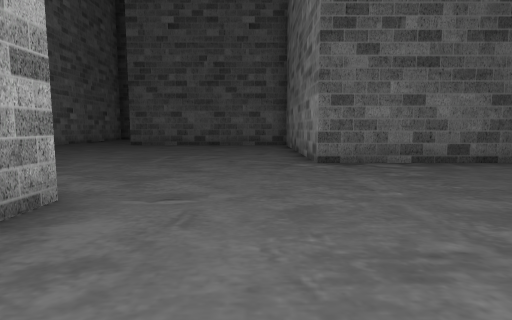
View 1 (above)

24 first-person views from a walk through a scene from a Unity 3-D project. The camera is 1.3 m above the floor, tilts 6° down and sees 80° across. The floor is counted in squares, 1.8 m on a side. Each view is taken from the middle of a square. On the plan, view 1 faces up. The plan holds only what a view shows up to about 10 squares ahead; the rest is blank. The place goes on beyond the plan. The player is left out.

View 2
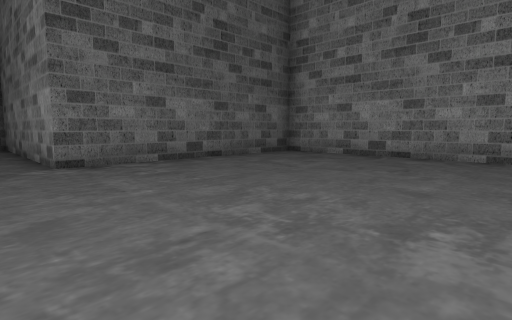

View 3
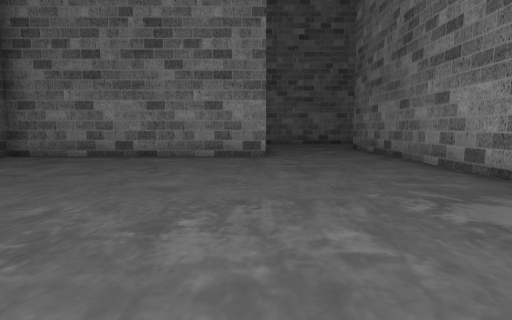

View 4
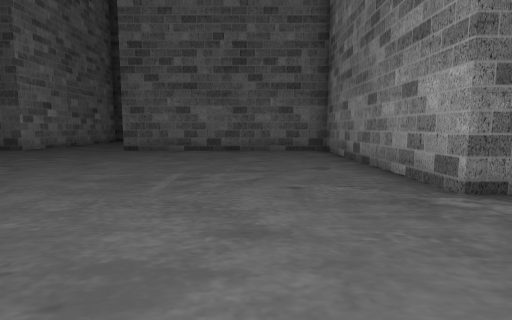

View 5
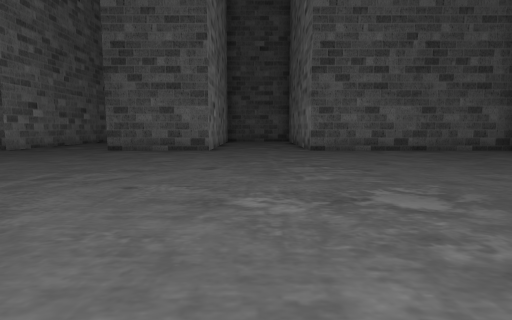

View 6
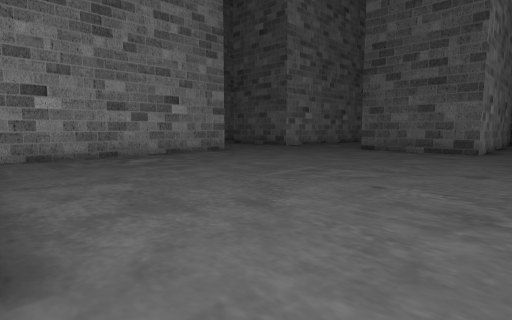

View 7
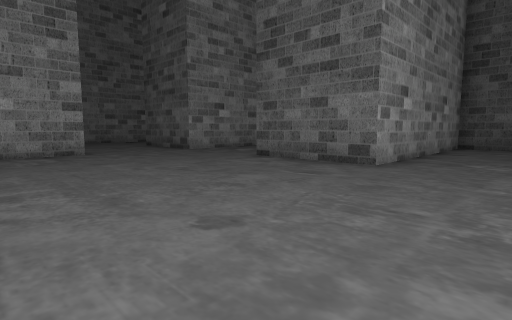

View 8
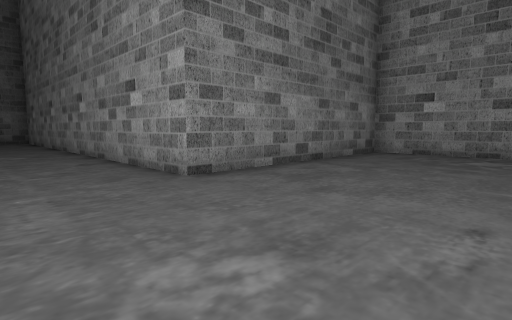

View 9
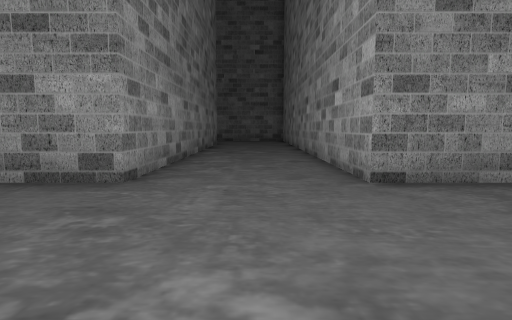

View 10
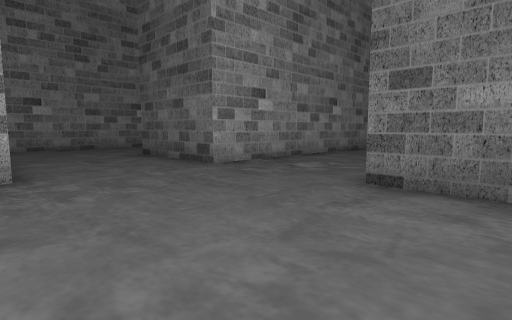

View 11
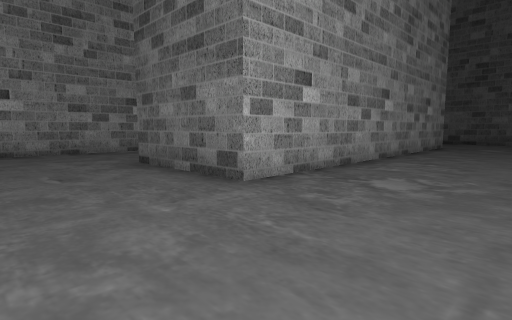

View 12
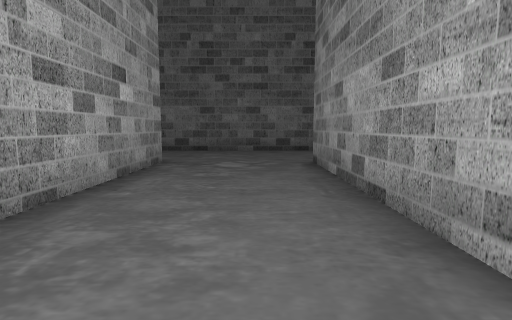

View 13
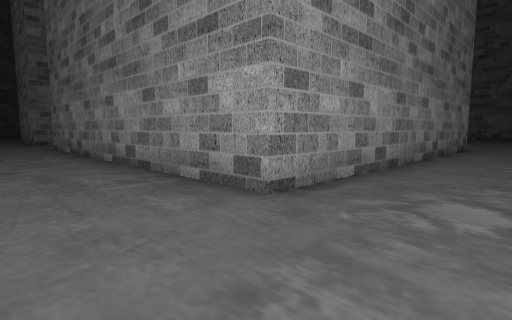

View 14
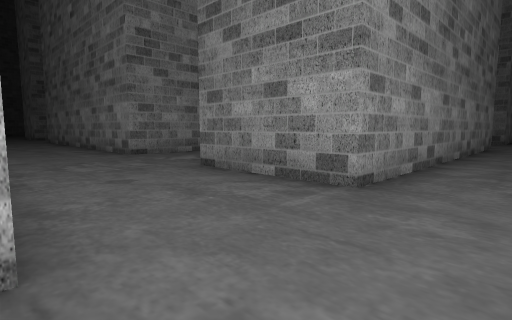

View 15
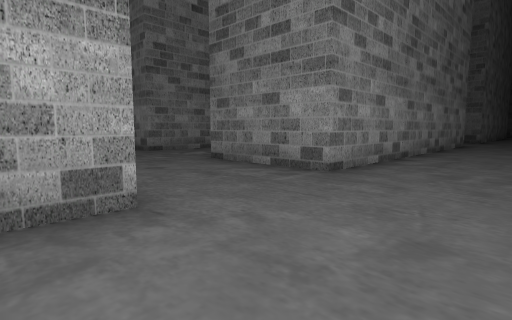

View 16
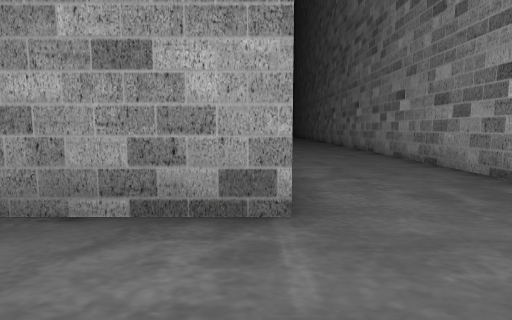

View 17
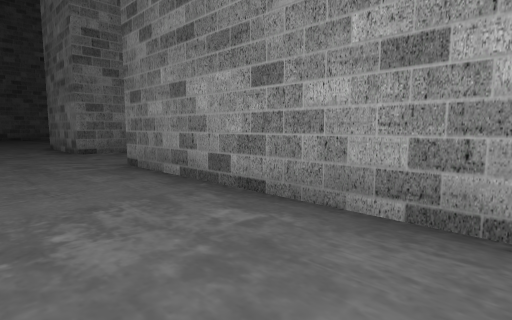

View 18
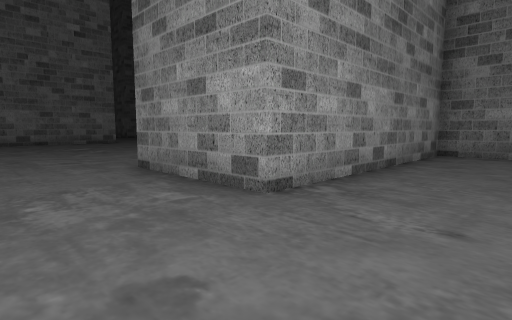

View 19
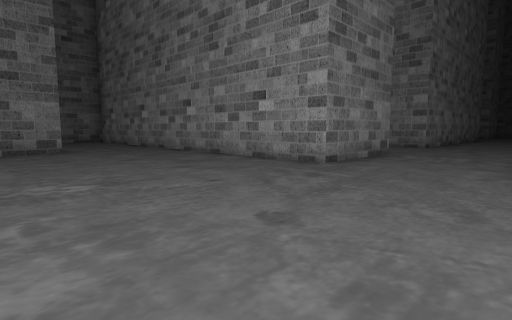

View 20
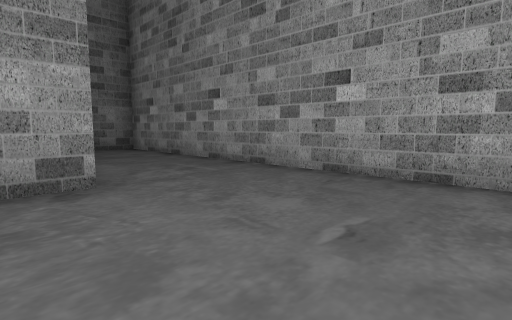

View 21
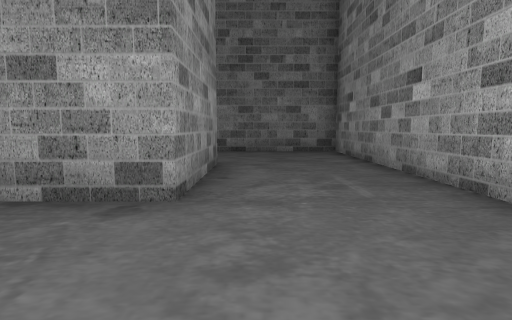

View 22
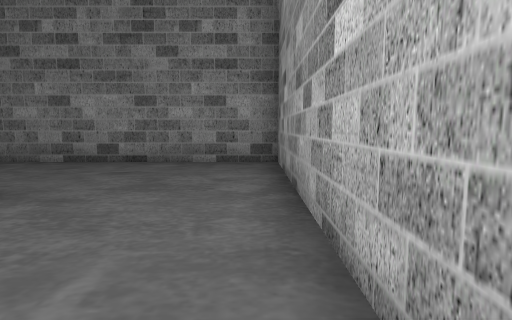

View 23
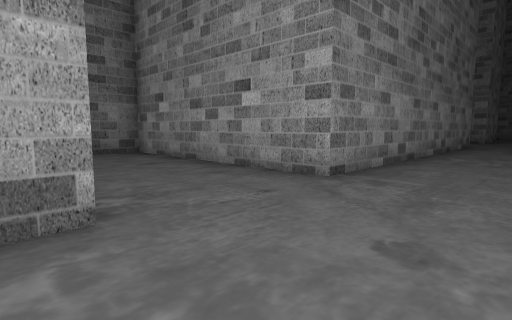

View 24
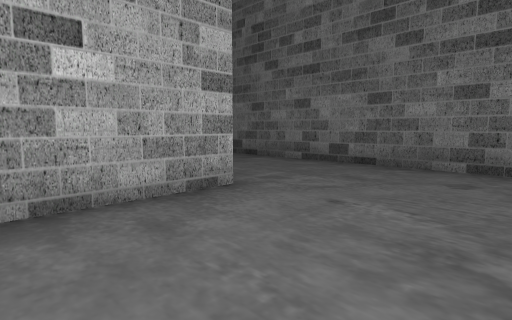

### Floor plan
Points are (right, up) in squares from view 1. A wall is a line through its corners. A room is listed if a view was taken in it or the views show most of it. See-through windows are left out.
Room 1 (views 1, 2, 3, 4, 5, 6, 7, 8, 9, 10, 11, 12, 13, 14, 15, 16, 17, 18, 19, 20, 21, 22, 23, 24)
walls: (-2, 3.1) (-2, 2.2); (-5.3, -3) (-5.3, 3) (-3.5, 3); (-15, 9.6) (-15, 3) (-8.5, 3) (-8.5, -4.8); (-8.5, 18.8) (-8.5, 12.8) (-11.8, 12.8) (-11.8, 22.6) (-2, 22.6) (-2, 16.1) (1.3, 16.1) (1.3, 22.6) (4.5, 22.6) (4.5, 9.5) (10.5, 9.5); (-7, 19.3) (-8, 19.3); (4.1, -3.5) (10.1, -3.5); (-18.3, 13.5) (-18.3, 22.6) (-15, 22.6) (-15, 12.8) (-18.4, 12.8); (7.8, -0.2) (7.8, 6.3) (1.3, 6.3) (1.3, 12.8) (-5.2, 12.8); (7.8, 12.8) (7.8, 16.1) (9.6, 16.1); (-11.1, 25.8) (-16.1, 25.8); (0.5, 25.8) (-5.9, 25.8); (-21.5, 20.9) (-21.5, 10.1); (-18.3, 25.8) (-18.3, 26.9)

Positions as (right, up) in squares from view 1, and headings:
1: (0, 0), facing up
2: (0, 0), facing up-right
3: (0, 0), facing right
4: (-1, 3), facing up
5: (-7, 3), facing up
6: (-7, 3), facing up-left
7: (-6, 7), facing up-left
8: (-6, 7), facing down-left
9: (-7, 7), facing down
10: (-10, 9), facing up-left
11: (-12, 10), facing up-left
12: (-13, 16), facing up
13: (-14, 25), facing down-right
14: (-20, 26), facing down-right
15: (-21, 27), facing down-right
16: (-18, 25), facing down
17: (-8, 25), facing down-right
18: (-1, 25), facing down-right
19: (10, 26), facing down-left
20: (9, 20), facing down-left
21: (7, 19), facing down
22: (5, 16), facing down
23: (2, 25), facing down-left
24: (1, 20), facing up-left
